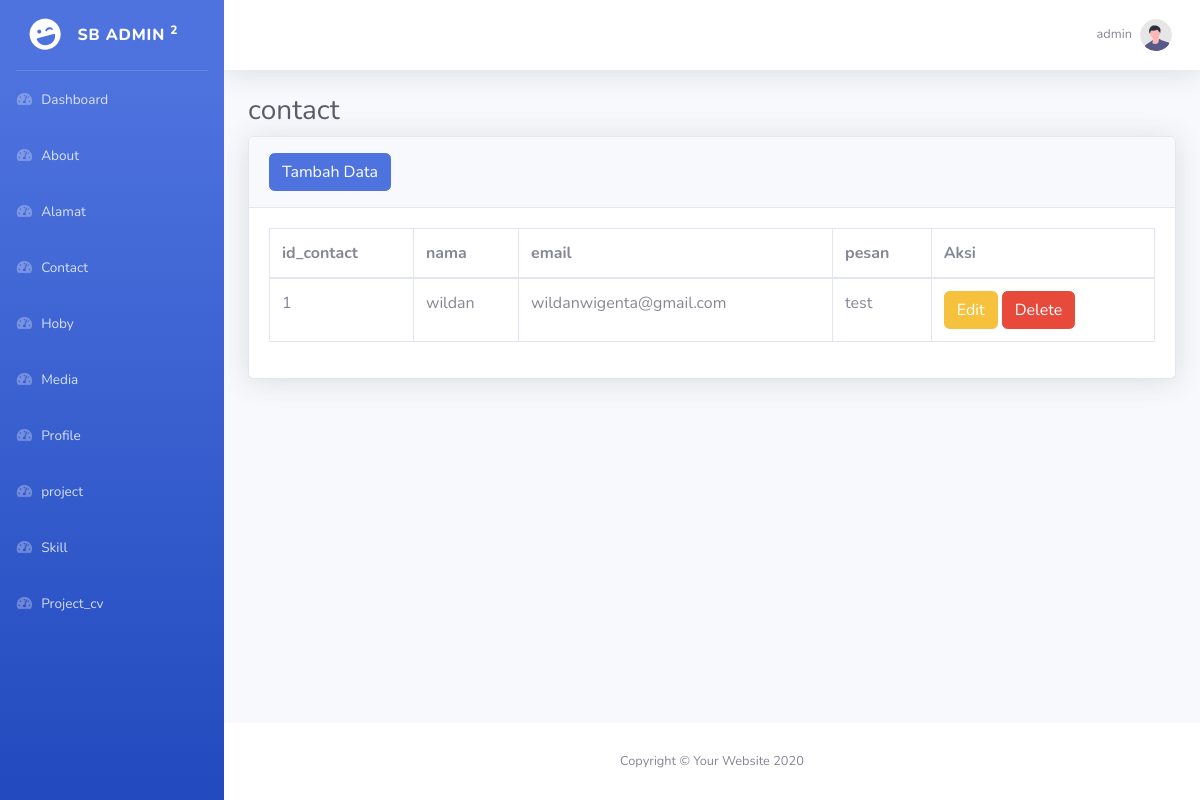
Screenshot of /admin/index.php?page=view_contact (signed in) with the database file from the repository.
### tables this page shows
CREATE TABLE `contact` (
  `id_contact` int(11) NOT NULL,
  `nama` varchar(100) NOT NULL,
  `email` text NOT NULL,
  `pesan` text NOT NULL
);

### admin/pages/contact/view_contact.php (the view, shortened to what this page needs)
<div class="container-fluid">
<h1 class="h3 mb-2 text-gray-800">contact</h1>
<div class="card shadow mb-4">
    <div class="card-header py-3">
        <a href="index.php?page=tambah_contact" class="btn btn-primary"> Tambah Data</a>
    </div>
    <div class="card-body">
        <div class="table-responsive">
            <table class="table table-bordered" id="dataTable" width="100%" cellspacing="0">
                <thead>
                    <tr>
                        <th>id_contact</th>
                        <th>nama</th>
                        <th>email</th>
                        <th>pesan</th>
                        <th colspan="2">Aksi</th>
                    </tr>
                </thead>
                <tbody>
                    <?php
                        include "include/konek.php";
                        $query = "SELECT * FROM contact";
                        $result = mysqli_query($konek, $query) or die(mysqli_error($konek));
                        while ($row = mysqli_fetch_array($result)) {
                     ?>
                    <tr>
                        <td><?= $row['id_contact'] ?></td>
                        <td><?= $row['nama'] ?></td>
                        <td><?= $row['email'] ?></td>
                        <td><?= $row['pesan'] ?></td>
                        <td>
                            <a href="index.php?page=edit_contact&id_contact=<?= $row['id_contact']?>" class= "btn btn-warning">Edit</a>
                            <a href="pages/contact/aksi/aksi_hapus.php?id_contact=<?=$row['id_contact']?>" class="btn btn-danger" onclick="return confirm('Apakah anda yakin')">Delete</a>
                        </td>
                    </tr>
                    <?php } ?>
                </tbody>
            </table>
        </div>
    </div>
</div>
</div>

### rows the page displays
contact: id_contact "1", nama "wildan", email "wildanwigenta@gmail.com", pesan "test"

### other values shown
$_SESSION['username'] "admin"
